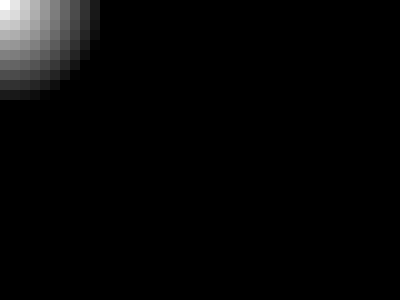
Frame 1 (no input)
Frame 60 (no input): identical to frame 1, image omitted
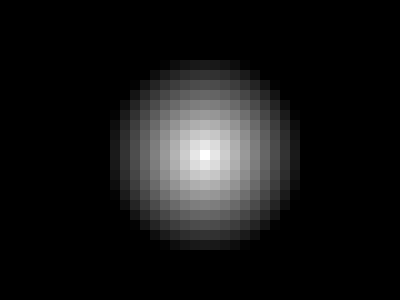
Frame 120 (the mouse pressed at the canvas centre since frame 60)

The p5.js sketch that drew these frames (run headless with seeded random() and noise() and a simulated clock; from frame 60 on, the mouse is pressed at the canvas centre):

// p5.js sketch
// ── sketch.js
// mapping distance from center (mouse)
// to brightness values
// over limited range

function setup() {
  createCanvas(400, 300);
}

function draw() {
  background(220);
  noStroke();
  for (let x = 0; x < width; x += 10) {
    for (let y = 0; y < height; y += 10) {
      // Calculate the distance of this cell to the mouse
      let d = dist(x, y, mouseX, mouseY);
      // Use the distance to color the cell
      let c = map(d, 0, 100, 255, 0);
      fill(c);
      rect(x, y, 10, 10);
    }
  }
}

//https://editor.p5js.org/icm4.0/sketches/MLgJGDH1h
